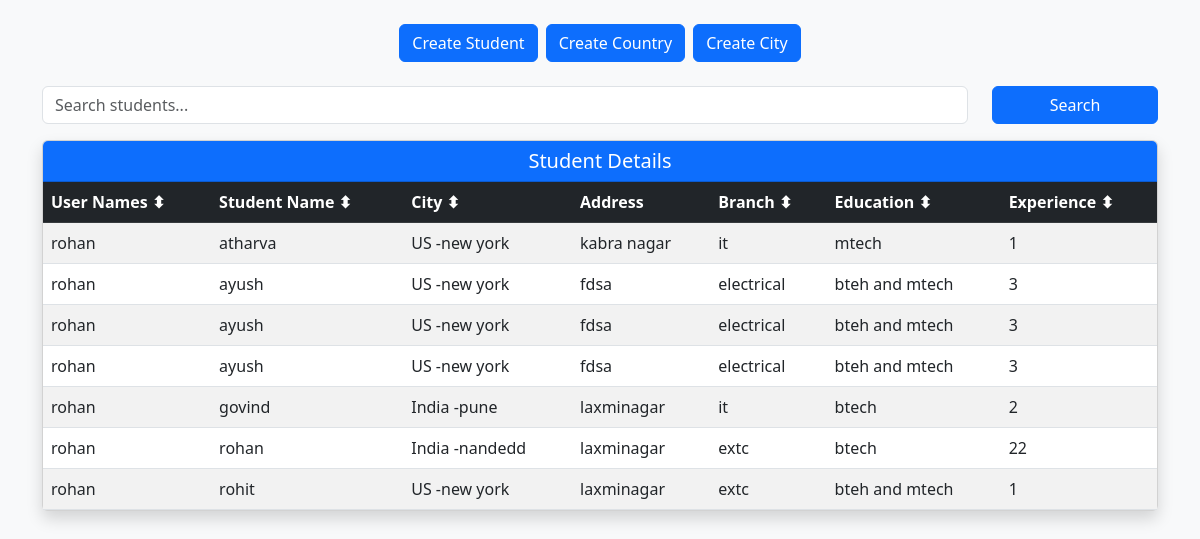
The app's page /studentdisplay/ (signed in), older data.
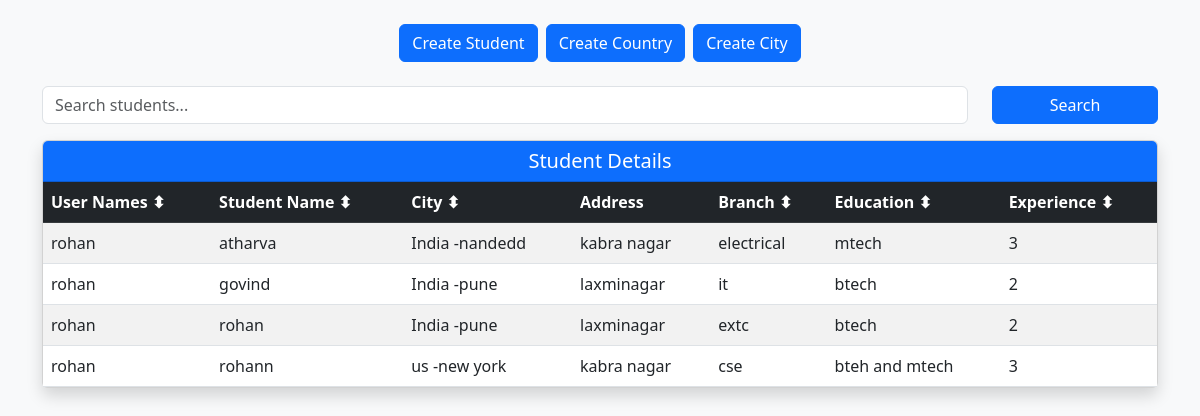
The same page, newer data.
### student/models.py (models this page shows, shortened)
class Student(models.Model):
    user = models.ForeignKey(User, on_delete=models.CASCADE, null=True,blank=True)
    student_name = models.CharField(max_length=30)
    city = models.ForeignKey(City, on_delete=models.CASCADE)
    address = models.CharField(max_length=50)
    branch = models.CharField(max_length=30)
    education = models.CharField(max_length=30)
    experience = models.CharField(max_length=30)
    class Meta:
        verbose_name = "Students Information"
        verbose_name_plural = "Students Informations"

class City(models.Model):
    user = models.ForeignKey(User, on_delete=models.CASCADE, null=True,blank=True)
    city_name = models.CharField(max_length=300, null=True, blank=True)
    country = models.ForeignKey(Country, on_delete=models.CASCADE)
    def __str__(self):
        return '%s -%s' % (self.country, self.city_name)

class Country(models.Model):
    user = models.ForeignKey(User, on_delete=models.CASCADE, null=True,blank=True)
    country_name = models.CharField(max_length=30)
    def __str__(self):
        return self.country_name

### student/views.py (the view, shortened to what this page needs)
# urls.py: path('studentdisplay/', views.studentdisplay, name='studentdisplay'),
@login_required
def studentdisplay(request):
    search_query = request.GET.get('search', '')
    sort_by = request.GET.get('sort', 'student_name')  # Default sorting by student_name
    student = Student.objects.all()
    if sort_by == 'student_name':
        student = student.order_by('student_name')
    elif sort_by == 'city':
        student = student.order_by('city__city_name')  # Adjust if your City model has a name field
    elif sort_by == 'branch':
        student = student.order_by('branch')
    elif sort_by == 'education':
        student = student.order_by('education')
    elif sort_by == 'experience':
        student = student.order_by('experience')
    return render(request, 'displaystudents.html', { 'student':student})

### templates/displaystudents.html (shortened to what this page needs)
<!doctype html>
<html lang="en">
<head>
    <link href="https://cdn.jsdelivr.net/npm/bootstrap@5.3.0/dist/css/bootstrap.min.css" rel="stylesheet">
</head>
<body class="bg-light">
    <div class="container py-4">
        <div class="d-flex justify-content-center gap-2 mb-4">
            <a href="{% url 'create_student' %}" class="btn btn-primary">Create Student</a>
            <a href="{% url 'create_country' %}" class="btn btn-primary">Create Country</a>
            <a href="{% url 'create_city' %}" class="btn btn-primary">Create City</a>
        </div>
        <form method="get" class="mb-3">
            <div class="row">
                <div class="col-md-10">
                    <input type="text" name="search" class="form-control" placeholder="Search students..." value="{{ request.GET.search }}">
                </div>
                <div class="col-md-2">
                    <button type="submit" class="btn btn-primary w-100">Search</button>
                </div>
            </div>
        </form>
        <div class="card shadow">
            <div class="card-header bg-primary text-white text-center">
                <h5 class="mb-0">Student Details</h5>
            </div>
            <div class="table-responsive">
                <table class="table table-striped table-hover mb-0">
                    <thead class="table-dark">
                        <tr>
                            <th scope="col">
                                <a href="?{{ request.GET.urlencode|slice:':-6' }}&sort=user" class="text-white text-decoration-none">
                                    User Names <span>⬍</span>
                                </a>
                            </th>
                            <th scope="col">
                                <a href="?{{ request.GET.urlencode|slice:':-6' }}&sort=student_name" class="text-white text-decoration-none">
                                    Student Name <span>⬍</span>
                                </a>
                            </th>
                            <th scope="col">
                                <a href="?{{ request.GET.urlencode|slice:':-6' }}&sort=city" class="text-white text-decoration-none">
                                    City <span>⬍</span>
                                </a>
                            </th>
                            <th scope="col">Address</th>
                            <th scope="col">
                                <a href="?{{ request.GET.urlencode|slice:':-6' }}&sort=branch" class="text-white text-decoration-none">
                                    Branch <span>⬍</span>
                                </a>
                            </th>
                            <th scope="col">
                                <a href="?{{ request.GET.urlencode|slice:':-6' }}&sort=education" class="text-white text-decoration-none">
                                    Education <span>⬍</span>
                                </a>
                            </th>
                            <th scope="col">
                                <a href="?{{ request.GET.urlencode|slice:':-6' }}&sort=experience" class="text-white text-decoration-none">
                                    Experience <span>⬍</span>
                                </a>
                            </th>
                        </tr>
                    </thead>
                    <tbody>
                        {% for entry in student %}
                        <tr>
                            <td>{{ entry.user }}</td>
                            <td>{{ entry.student_name }}</td>
                            <td>{{ entry.city }}</td>
                            <td>{{ entry.address }}</td>
                            <td>{{ entry.branch }}</td>
                            <td>{{ entry.education }}</td>
                            <td>{{ entry.experience }}</td>
                        </tr>
                        {% empty %}
                        <tr>
                            <td colspan="7" class="text-center">No students found.</td>
                        </tr>
                        {% endfor %}
                    </tbody>
                </table>
            </div>
        </div>
    </div>
</body>
</html>

Row changes from the older to the newer data that the page shows:
removed Student: user "rohan", student_name "atharva", city "US -new york", address "kabra nagar", branch "it", education "mtech", experience "1"
removed Student: user "rohan", student_name "ayush", city "US -new york", address "fdsa", branch "electrical", education "bteh and mtech", experience "3"
removed Student: user "rohan", student_name "ayush", city "US -new york", address "fdsa", branch "electrical", education "bteh and mtech", experience "3"
removed Student: user "rohan", student_name "ayush", city "US -new york", address "fdsa", branch "electrical", education "bteh and mtech", experience "3"
removed Student: user "rohan", student_name "rohit", city "US -new york", address "laxminagar", branch "extc", education "bteh and mtech", experience "1"
added Student: user "rohan", student_name "atharva", city "India -nandedd", address "kabra nagar", branch "electrical", education "mtech", experience "3"
added Student: user "rohan", student_name "rohan", city "India -pune", address "laxminagar", branch "extc", education "btech", experience "2"
changed Student: student_name "rohan" → "rohann"; city "India -nandedd" → "us -new york"; address "laxminagar" → "kabra nagar"; branch "extc" → "cse"; education "btech" → "bteh and mtech"; experience "22" → "3"
